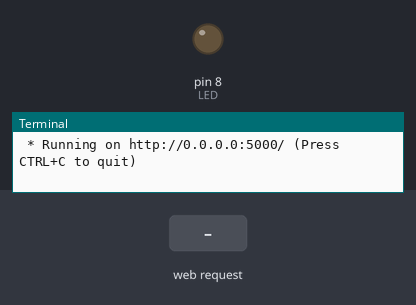
Bench run of a program on a simulated Raspberry Pi (header pin numbers). On the bench: output pins drawn as LEDs (lit = HIGH), the last lines printed to the terminal. The inputs (shaded band) are chosen by the test bench. The clock reads 2024-03-15 10:24:30 at power-on unless the program sets it.

Above: at 1.2 s.
1.3 s: HTTP request for /led/on received
At 1.7 s:
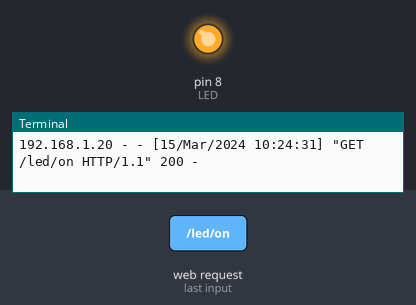
4.3 s: HTTP request for /led/off received
At 5.2 s:
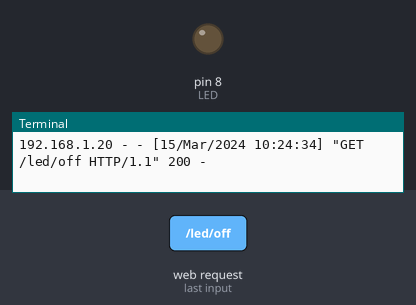
Timing chart, 0 to 7.3 s (numbered marks = the images above; inputs shaded):
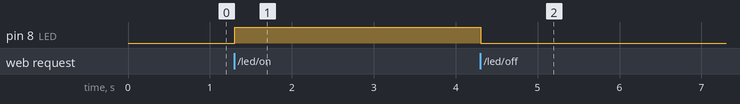

The program:

04_dynamic_routing_pathParameter.py
```python
from flask import Flask
import RPi.GPIO as GPIO


app = Flask(__name__)

LED = 8
GPIO.setmode(GPIO.BOARD)
GPIO.setup(LED, GPIO.OUT, initial=GPIO.LOW)

@app.route('/')
def helloworld():
    return 'Hello World!'

## Request:
# /led/on
# /led/off
@app.route('/led/<state>')
def led(state):
    if state == 'on':
        GPIO.output(LED, GPIO.HIGH)
        return 'LED ON'
    elif state == 'off':
        GPIO.output(LED, GPIO.LOW)
        return 'LED OFF'

@app.route('/cleanup')
def cleanup():
    GPIO.cleanup()
    return 'GPIO CLEANUP'


if __name__ == '__main__':
    app.run(host='0.0.0.0')
```

Measured:
- after the input at 1.3 s, pin 8 (LED): LOW → HIGH at once
- after the input at 4.3 s, pin 8 (LED): HIGH → LOW at once
